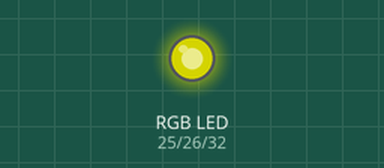
The program below on a simulated ESP32 board running MicroPython. On the bench: an RGB LED mixed from three pins (HIGH = lit). Dim RGB values are drawn brighter than linear.

Above: at 0.05 s.
At 1.6 s:
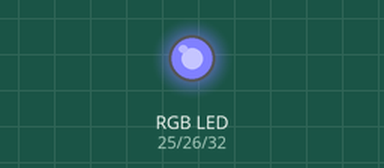
At 3.15 s:
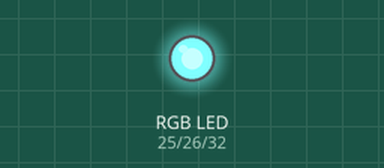
At 3.9 s:
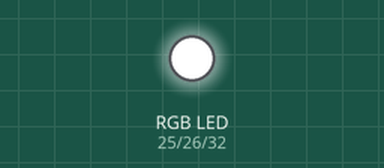
At 4.7 s:
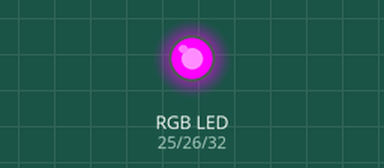
At 6.3 s:
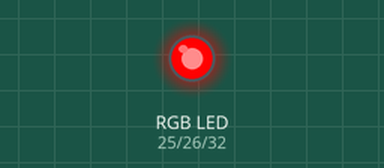
Timing chart, 0 to 8.2 s (numbered marks = the images above):
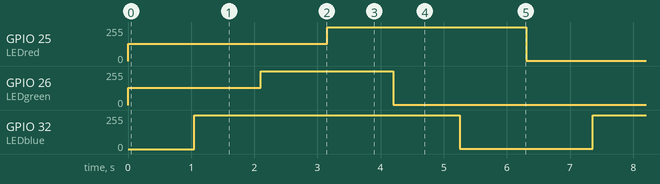

Measured:
- by itself, GPIO 25 (LEDred): alternates 255/255 for 3.2 s and 1/255 for 3.2 s
- by itself, GPIO 26 (LEDgreen): alternates 255/255 for 2.1 s and 1/255 for 4.2 s
- by itself, GPIO 32 (LEDblue): alternates 255/255 for 4.2 s and 1/255 for 2.1 s

The program:

MoodLight.py
```python
# MulticolorLED.py

import machine
from time import sleep

# create the PWM objects
LEDred = machine.Pin(25)
LEDgreen = machine.Pin(26)
LEDblue = machine.Pin(32)

# create the PWM objects
pwmLEDred = machine.PWM(LEDred)
pwmLEDgreen = machine.PWM(LEDgreen)
pwmLEDblue = machine.PWM(LEDblue)

timedelay = 0.001
pwmLEDred.freq(100)
pwmLEDgreen.freq(100)
pwmLEDblue.freq(100)

while True:
  for dc in range (0, 1023):
    pwmLEDblue.duty(dc)
    pwmLEDblue
    sleep(timedelay)

  for dc in range (0, 1023):
    pwmLEDgreen.duty(dc)
    pwmLEDgreen
    sleep(timedelay)

  for dc in range (0, 1023):
    pwmLEDred.duty(dc)
    pwmLEDred
    sleep(timedelay)

  for dc in range (1023, 0, -1):
    pwmLEDgreen.duty(dc)
    pwmLEDgreen
    sleep(timedelay)

  for dc in range (1023, 0, -1):
    pwmLEDblue.duty(dc)
    pwmLEDblue
    sleep(timedelay)

  for dc in range (1023, 0, -1):
    pwmLEDred.duty(dc)
    pwmLEDred
    sleep(timedelay)
```
